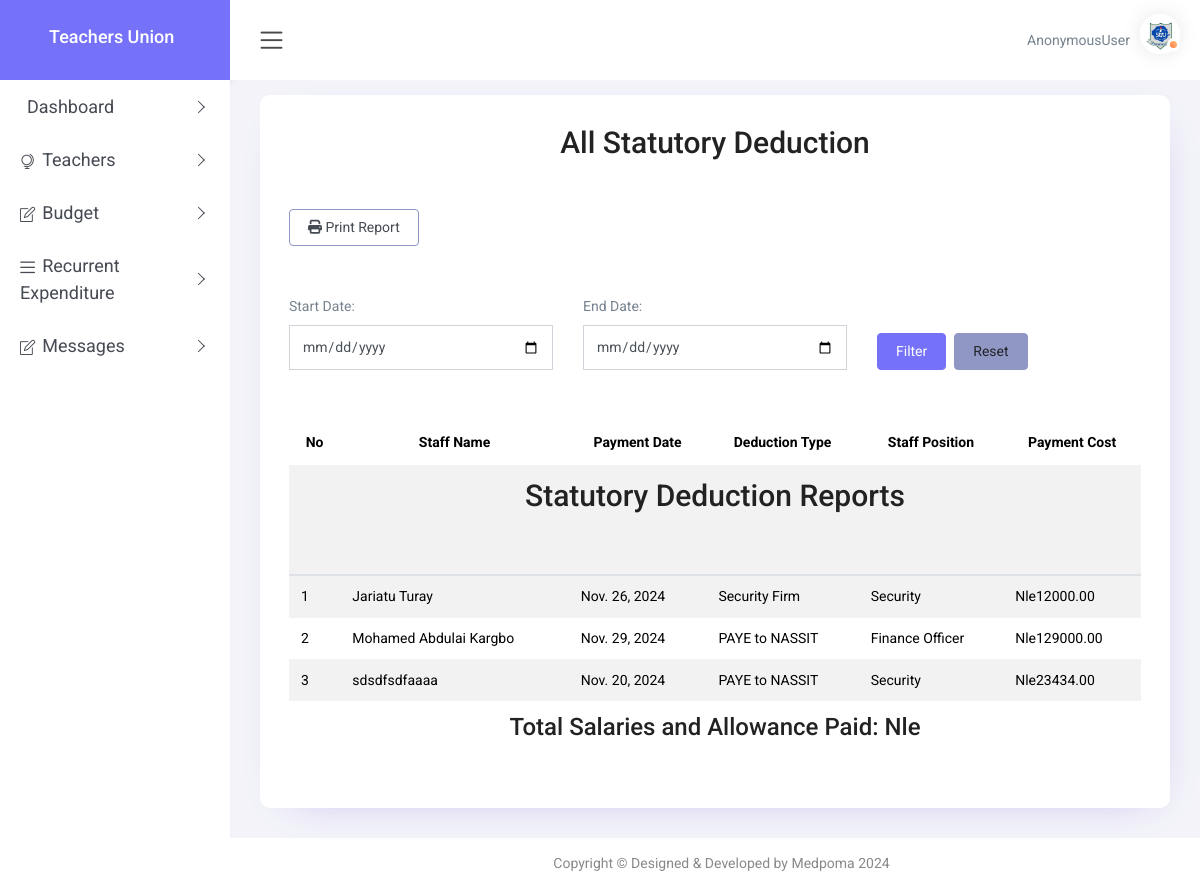
Page /all_statutory_deduction/ on the committed database.
### app/models.py (models this page shows, shortened)
class Statutory_Deduction(models.Model):
    name = models.CharField(max_length=200)
    payment_date = models.DateField(null=True, blank=True)
    deduction_type = models.CharField(max_length=200, null=True, blank=True)
    staff_position = models.CharField(max_length=120)
    payment_cost = models.DecimalField(max_digits=10, decimal_places=2)

### app/views.py (the view)
# urls.py: path('all_statutory_deduction/', views.all_statutory_deduction, name='all_statutory_deduction'),
def all_statutory_deduction(request):
    salary_allowance = Statutory_Deduction.objects.all()
    return render(request, 'all_statutory_deduction.html',{'salary_allowance':salary_allowance})

### templates/all_statutory_deduction.html (shortened to what this page needs)
{% load static %}
<!DOCTYPE html>
<html lang="en">
<head>
    <link href="{% static 'plugins1/pg-calendar/css/pignose.calendar.min.css' %}" rel="stylesheet">
    <link rel="stylesheet" href="{% static 'plugins1/chartist/css/chartist.min.css' %}">
    <link rel="stylesheet" href="{% static 'plugins1/chartist-plugin-tooltips/css/chartist-plugin-tooltip.css' %}">
    <link rel="stylesheet" href="https://cdnjs.cloudflare.com/ajax/libs/font-awesome/6.6.0/css/all.min.css"
 />
    <link href="{% static 'css/style.css' %}" rel="stylesheet">
</head>
<body>
    <div id="main-wrapper">
        <div class="nav-header">
            <div class="brand-logo">
                <a href="index-2.html">
                    <b><h4 style="color: white; margin-left: 20px;">Teachers Union</h4> </b>
                </a>
            </div>
        </div>
        <div class="header">
            <div class="header-content clearfix">
                <div class="nav-control">
                    <div class="hamburger">
                        <span class="toggle-icon"><i class="icon-menu"></i></span>
                    </div>
                </div>
                <div class="header-right">
                    <ul class="clearfix">
                        <li class="icons dropdown">
                            <span class="username" style="margin-right: 10px;" >{{user}}</span>
                            <div class="user-img c-pointer position-relative"   data-toggle="dropdown">
                                <span class="activity active"></span>
                                <img src="{% static 'images/sltu-logo.jpg' %}" height="40" width="40" alt="">
                            </div>
                        </li>
                    </ul>
                </div>
            </div>
        </div>
        <div class="nk-sidebar">
            <div class="nk-nav-scroll">
                <ul class="metismenu" id="menu">
                    <li>
                        <a class="has-arrow" href="javascript:void(0);" style="font-size: 18px;" onclick="toggleDropdown(this)" aria-expanded="false">
                            <span class="nav-text">Dashboard</span>
                        </a>
                    </li>
                    <li class="mega-menu mega-menu-sm">
                        <a class="has-arrow" href="javascript:void(0);" style="font-size: 18px;" onclick="toggleDropdown(this)" aria-expanded="false">
                            <i class="icon-globe-alt menu-icon"></i><span class="nav-text">Teachers</span>
                        </a>
                    </li>
                    <li>
                        <a class="has-arrow" href="javascript:void(0);" style="font-size: 18px;" onclick="toggleDropdown(this)" aria-expanded="false">
                            <i class="icon-note menu-icon"></i><span class="nav-text">Budget</span>
                        </a>
                    </li>
                    <li>
                        <a class="has-arrow" href="javascript:void(0);" style="font-size: 18px;" onclick="toggleDropdown(this)" aria-expanded="false">
                            <i class="icon-menu menu-icon"></i><span class="nav-text">Recurrent Expenditure</span>
                        </a>
                    </li>
                    <li>
                        <a class="has-arrow" href="javascript:void(0);" style="font-size: 18px;" onclick="toggleDropdown(this)" aria-expanded="false">
                            <i class="icon-note menu-icon"></i><span class="nav-text">Messages</span>
                        </a>
                    </li>
                </ul>
            </div>
        </div>
        <div class="content-body">
            <div class="container-fluid">
                <div class="row">
                    <div class="col-12">
                        <div class="card">
                            <div class="card-body">
<table class="table table-striped"style="margin-top: 50px;">
    <h2 class="text-center mb-5">All Statutory Deduction</h2>
    <thead>
        <tr>
            <th style="color:black; text-align:center">No</th>
            <th style="color:black; text-align:center">Staff Name</th>
            <th style="color:black; text-align:center">Payment Date</th>
            <th style="color:black; text-align:center">Deduction Type</th>
            <th style="color:black; text-align:center">Staff Position</th>
            <th style="color:black; text-align:center">Payment Cost</th>
        </tr>
    </thead>
    <div class="mt-3">
        <td style="color:black; text-align:center" colspan="6">
            <h2 class="text-center mb-5">Statutory Deduction Reports</h2>
        </td>
    </div>
    <tbody>
        {% for sal in salary_allowance %}
        <tr>
            <td style="color:black;">{{ forloop.counter }}</td>
            <td style="color:black;">{{ sal.name }}</td>
            <td style="color:black;">{{ sal.payment_date }}</td>
            <td style="color:black;">{{ sal.deduction_type }}</td>
            <td style="color:black;">{{ sal.staff_position }}</td>
            <td style="color:black;">Nle{{ sal.payment_cost }}</td>
        </tr>
        {% empty %}
        <tr>
            <td colspan="6">No data available</td>
        </tr>
        {% endfor %}
        <div class="mt-3">
            <td style="color:black; text-align:center" colspan="6">
                <h3>Total Salaries and Allowance Paid: Nle {{ total_payment_cost }}</h3>
            </td>
        </div>
    </tbody>
    <a href="#" class="btn btn-outline-secondary" onclick="window.print()" style="margin-bottom: 50px;">
        <i class="fa fa-print" aria-hidden="true"></i>
        <span class="ms-1">Print Report</span>
    </a>
    <form method="get" class="mb-4" >
        <div class="row">
            <div class="col-md-4">
                <label for="start_date">Start Date:</label>
                <input type="date" id="start_date" name="start_date" class="form-control" value="{{ start_date }}">
            </div>
            <div class="col-md-4">
                <label for="end_date">End Date:</label>
                <input type="date" id="end_date" name="end_date" class="form-control" value="{{ end_date }}">
            </div>
            <div class="col-md-4 d-flex align-items-end">
                <button type="submit" class="btn btn-primary">Filter</button>
                <a href="{% url 'statutory_report' %}" class="btn btn-secondary ml-2">Reset</a>
            </div>
        </div>
    </form>
</table>
                            </div>
                        </div>
                    </div>
                </div>
            </div>
        </div>
        <div class="footer">
            <div class="copyright">
                <p>Copyright &copy; Designed & Developed by Medpoma 2024</p>
            </div>
        </div>
    </div>
</body>
</html>

### rows in the picture
Statutory_Deduction: name "Jariatu Turay", payment_date "Nov. 26, 2024", deduction_type "Security Firm", staff_position "Security", payment_cost "12000.00"
Statutory_Deduction: name "Mohamed Abdulai Kargbo", payment_date "Nov. 29, 2024", deduction_type "PAYE to NASSIT", staff_position "Finance Officer", payment_cost "129000.00"
Statutory_Deduction: name "sdsdfsdfaaaa", payment_date "Nov. 20, 2024", deduction_type "PAYE to NASSIT", staff_position "Security", payment_cost "23434.00"

### other values in the picture
{{ user }} "AnonymousUser"
